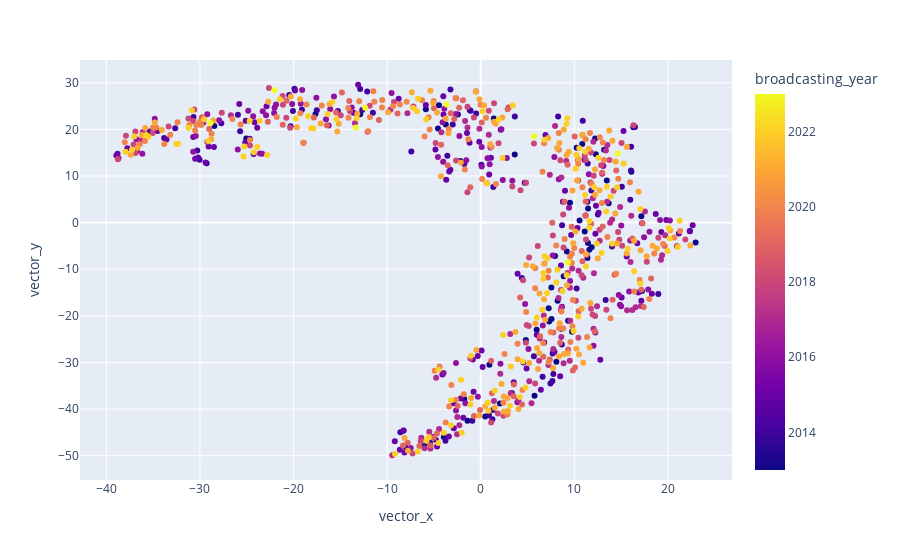

Notebook cell for this chart:
### Code cell
fig = px.scatter(stories_df_merged, x='vector_x', y='vector_y', color='broadcasting_year', hover_data=["index", "title"])
fig.show()

### Figure 1 — Plotly figure (JSON) as saved in the notebook; plotly's stock layout.template omitted (floating-point values rounded to 4 significant figures; data arrays with more than 128 entries replaced by an {"elided": "..."} marker saying what was removed)
{"data": [{"customdata": [["0325", "「映画ドラえもん のび太の新魔界大冒険～７人の魔法使い～」"], ["0326", "「ばくはつコショウ」"], ["0326", "「何が何でもお花見を」"], ["0327", "「やりクリしてハワイ旅行」"], ["0327", "「しずかちゃんのはごろも」"], ["0328", "「ひるねは天国で」"], ["0328", "「どくさいスイッチ」"], ["0329", "「インスタントママ」"], ["0329", "「狙われたジャイアン」"], ["0330", "「脱出！ 恐怖の骨川ハウス」"], ["0330", "「さとりヘルメット」"], ["0331", "「イエコプター」"], ["0331", "「しずかちゃんの最悪な誕生日」"], ["0332", "「朱にまじわれ棒」"], ["0332", "「ジャイアンがパンダ」"], ["0333", "「おみやげフロシキ」"], ["0333", "「最強！黒おびのび太」"], ["0334", "「ジャイアンの引退コンサート」"], ["0334", "「ユメかんとくいす」"], ["0335", "「あべこべ世界ミラー」"], ["0335", "「のび太の秘密トンネル」"], ["0336", "「ひっこし地図でおひっこし」"], ["0336", "「かがみでコマーシャル」"], ["0337", "「なんでもアイス棒」"], ["0337", "「決心コンクリート」"], ["0338", "「さよならボクのそうじ機」"], ["0338", "「真夏の夜の大航海」"], ["0338", "「ダイスキンドリンク」"], ["0339", "「深海サイクリング」"], ["0339", "「のび太のドッキリビデオ」"], ["0340", "「花火を育てよう！」"], ["0340", "「分身ハンマー」"], ["0341", "「オバケと暮らした夏休み」"], ["0341", "「カチンカチンライト」"], ["0342", "「のび太の夏祭り大作戦！」"], ["0342", "「サハラ砂漠で勉強はできない」"], ["0343", "「のび太エネルギーの使い方」"], ["0343", "「はなバルーンで大空に」"], ["0344", "「真夜中の巨大ドラたぬき」"], ["0345", "「にんげん機関車」"], ["0345", "「箱庭で松たけがり」"], ["0346", "「ハロウィンって何の日？」"], ["0346", "「味見スプーン」"], ["0347", "「マジックハンドでやりたい放題」"], ["0347", "「ゴルゴンの首」"], ["0348", "「ヤキイモの気持ち」"], ["0348", "「すい星がギンギラギン」"], ["0349", "「のび太ｖｓ武蔵　巌流島ちょっと前の戦い」"], ["0350", "「ドラえもんに落書き」"], ["0350", "「燃えよ！ドラミのスケート特訓」"], ["0350", "「タイムマシンがなくなった！！」"], ["0351", "「ケガワリング」"], ["0351", "「クリスマスきらきら大作戦」"], ["0352", "「エイコーノトビラ」"], ["0352", "「おだてジョーズ」"], ["0352", "「雪山のロマンス」"], ["0353", "「よい家わるい家」"], ["0353", "「◯△□恐怖症」"], ["0354", "「地球脱出計画」"], ["0354", "「ことばきんしマーカー」"], ["0355", "「動物変身恩返しグスリ」"], ["0355", "「雪だるまが町にやってきた」"], ["0356", "「チョコのび太をめしあがれ」"], ["0356", "「青い月夜のリサイタル」"], ["0357", "「会いたいヒト回転寿司」"], ["0357", "「コピー頭脳でラクしよう」"], ["0358", "「映画ドラえもん のび太のひみつ道具博物館（ミュージアム）」"], ["0359", "「ふくびんコンビ」"], ["0359", "「歩け歩け月までも」"], ["0360", "「ウマタケ牧場」"], ["0360", "「テストに一夜漬けダル」"], ["0361", "「空き地のイルカ」"], ["0361", "「タイムピストルで“じゃま物”は消せ」"], ["0362", "「石器時代の王さまに」"], ["0362", "「鯉のぼりをつかまえろ！」"], ["0363", "「どこでもドアを作ろう！」"], ["0363", "「ツルよ、恩をかえして！」"], ["0364", "「のび太鉄道」"], ["0364", "「物体変換銃でカバンをカバに!?」"], ["0365", "「な、なんと!! のび太が１００点とった!!」"], ["0365", "「珍加羅峠の宝物」"], ["0366", "「デラックスライト」"], ["0366", "「のび太の１００点 ２５年後の大事件」"], ["0367", "「のび太のエビフライ」"], ["0367", "「たすけて！助け船」"], ["0368", "「パパもあまえんぼ」"], ["0368", "「たけしのズンドコ誕生日」"], ["0369", "「のび太イレブン」"], ["0369", "「ぶつぶつ交換機」"], ["0370", "「裏山のドラえもん城」"], ["0370", "「『真実の旗印』はつねに正しい」"], ["0371", "「さかながボートに大変身」"], ["0371", "「流行性ネコシャクシウイルス」"], ["0372", "「竜宮城の八日間」"], ["0372", "「なんでも空港」"], ["0372", "「怪談ランプ」"], ["0373", "「石ころぼうし」"], ["0373", "「のび太のおよめさん」"], ["0374", "「ミニハウスでのりきる夏」"], ["0374", "「うきうきするウキワ」"], ["0375", "「地底100マイルちょっとの大作戦」"], ["0376", "「しずかちゃんがカッパに！？」"], ["0376", "「ミチビキエンゼル」"], ["0377", "「のび太航空へようこそ」"], ["0377", "「神さまごっこ」"], ["0378", "「２２世紀のすてきなキャンプ」"], ["0378", "「ポータブル国会」"], ["0379", "「怒りのポップコーン」"], ["0379", "「タヌ機」"], ["0380", "「ハロウィーンの暴走かぼちゃ」"], ["0380", "「ホラふきご先祖」"], ["0381", "「空とぶマンガ本」"], ["0381", "「ぬれぎぬを着せよう！」"], ["0382", "「ムキムキからだねん土」"], ["0382", "「嵐でやっつけろ！」"], ["0383", "「落ち葉とジャイ子」"], ["0383", "「しずかちゃんになったのび太」"], ["0384", "「クローンリキッドごくう」"], ["0384", "「お金のいらない世界」"], ["0385", "「ドラミが生まれた日」"], ["0385", "「やりくりアリでリサイクル」"], ["0386", "「おせじ口べに」"], ["0386", "「家元かんばん」"], ["0387", "「おすそわけガム」"], ["0387", "「宇宙戦艦のび太を襲う」"], ["0387", "「思い出せ！あの日の感動」"], ["0388", "「街中ぐにゃぐにゃネンドロン」"], ["0388", "「寒い日は雪女になろう！」"], ["0389", "「秘密基地で世界を守れ！」"], ["0389", "「四次元サイクリング」"], ["0390", "「恐竜ハンター」"], ["0391", "「バレンタインにはおモチとすもうを」"], ["0391", "「しずかちゃんと はこ庭スキー場」"], ["0392", "「スネ夫より金持ちがやってきた」"], ["0392", "「ペットそっくりまんじゅう」"], ["0393", "「無敵のスーパーランドセル」"], ["0393", "「もぐれ！ハマグリパック」"], ["0394", "「映画ドラえもん 新・のび太の大魔境～ペコと５人の探検隊～」"], ["0395", "「のび太のダンボール宇宙ステーション」"], ["0396", "「横取りジャイアンをこらしめよう」"], ["0396", "「あちこちひっこそう」"], ["0397", "「あいあいパラソル」"], ["0397", "「タイムマシンで犯人を」"], ["0397", "「ムシャクシャタイマー」"], ["0398", "「ステッキで川をまっぷたつ」"], ["0398", "「しかえし伝票」"], ["0399", "「イルカにのって海の旅」"], ["0399", "「いたわりロボット」"], ["0400", "「ジャイアンが飛んできた」"], ["0400", "「わすれろ草」"], ["0401", "「ぼくらの大空中戦」"], ["0401", "「ニクメナイン」"], ["0402", "「野比家は三十階」"], ["0402", "「暴走！プレゼントの木」"], ["0402", "「水はみていた」"], ["0403", "「ラッキーやかん」"], ["0403", "「なんでもぬいぐるみに…」"], ["0403", "「大人になりたい」"], ["0404", "「七時に何かがおこる」"], ["0404", "「びっくり箱ステッキ」"], ["0404", "「ぼくよりダメなやつがきた」"], ["0405", "「おざしき水族館」"], ["0405", "「オダチンパンジー」"], ["0405", "「のび太の長い一日」"], ["0406", "「まる見え！断層ビジョン」"], ["0406", "「突げき！のび太のグルメリポート」"], ["0406", "「今年もあの日がやってきた！」"], ["0407", "「ボクを写して！めんくいカメラ」"], ["0407", "「しりとりでネッシーに」"], ["0407", "「かげがり」"], ["0408", "「海をひときれ切りとって」"], ["0408", "「あとはおまかせタッチてぶくろ」"], ["0408", "「腹ペコのび太の３日間」"], ["0409", "「のろのろ、じたばた」"], ["0409", "「スイカ割りにスイカペン」"], ["0409", "「タマシイム・マシン」"], ["0410", "「ムードもりあげ楽団」"], ["0410", "「楽々バーべキューセットはラクじゃない」"], ["0410", "「南海の大冒険～キャプテン・シルバーの財宝～」"], ["0411", "「のび太が泣けば雨がふる」"], ["0411", "「ジャングル探検にはおり紙を」"], ["0412", "「ゾクゾク！おばけ線香」"], ["0412", "「うわさ花しが咲いちゃった！」"], ["0413", "「ジャイアンの恩返し」"], ["0413", "「南の島を組み立てよう」"], ["0414", "「のび太特急と謎のトレインハンター」"], ["0415", "「夜を売ります」"], ["0415", "「うら山のウサギ怪獣（かいじゅう）」"], ["0416", "「アッパレ！ のび殿さま」"], ["0416", "「秋の虫のリサイタル」"], ["0417", "「しずめ玉でスッキリ」"], ["0417", "「のび太のお宝鑑定」"], ["0418", "「ハロウィンとのびガエル」"], ["0418", "「誕生！まんが家クリスチーネ先生」"], ["0419", "「空とぶサンマがやってきた」"], ["0419", "「昔のカキの物語」"], ["0420", "「山へ！空へ！乗りものぐつ」"], ["0420", "「ママ、小学生になる」"], ["0421", "「マツタケ食べたい！」"], ["0421", "「ボクをけって！サイオー馬」"], ["0422", "「ほんものクレヨン」"], ["0422", "「かぜぶくろといんちき薬」"], ["0423", "「のび泥棒をタイホせよ！」"], ["0423", "「あの子を笑わせろ！」"], ["0424", "「ジャイアンの歌がやめられない」"], ["0424", "「夜空に輝くピザ・ギョーザ」"], ["0425", "「脱出!!巨大クリスマスケーキ」"], ["0425", "「スケートするなら氷河期で」"], ["0426", "「初売りドライ・ライト」"], ["0426", "「百人一首にアンキパン」"], ["0426", "「オンボロ旅館をたて直せ」"], ["0426", "「雪でもポカポカ！ エアコンフォト」"], ["0427", "「ドラドラ源平合戦～しずかちゃん御前を救え！～」"], ["0428", "「そっくりペット大集合」"], ["0428", "「再会！５年ぶりののび太」"], ["0429", "「ドラドラ時空（タイム）アドベンチャー　のび太土偶の謎」"], ["0429", "「ナイヘヤドア」"], ["0430", "「ぼく、マリちゃんだよ」"], ["0430", "「ずらしんぼ」"], ["0431", "「恋する!?変身ビスケット」"], ["0431", "「することレンズ」"], ["0432", "「なんでも材質変換機」"], ["0432", "「雪だるまは忘れない」"], ["0433", "「のび太はうるさいナベ奉行」"], ["0433", "「地球下車マシン」"], ["0434", "「映画ドラえもん のび太の宇宙英雄記（スペースヒーローズ）」"], ["0435", "「空想動物サファリパークと約束の笛」"], ["0436", "「宇宙探検すごろく」"], ["0436", "「最強！オールマイティーパス」"], ["0437", "「お箸はのびるよ、どこまでも」"], ["0437", "「チリつもらせ機」"], ["0438", "「のび太のジャックと豆の木」"], ["0438", "「みせかけモテモテバッジ」"], ["0439", "「空飛ぶうす手のじゅうたん」"], ["0439", "「うわさをサキ鳥」"], ["0440", "「友だちは大きなイルカ？」"], ["0440", "「夢はしご」"], ["0441", "「トリセツ・メーカー」"], ["0441", "「ぞうきん探偵のび太」"], ["0442", "「Ｎ・Ｓワッペンで運動会」"], ["0442", "「しんじゅ製造アコヤケース」"], ["0443", "「お客の顔を組み立てよう」"], ["0443", "「ママをたずねて三千キロじょう」"], ["0444", "「エスパーぼうし」"], ["0444", "「かわいい雨傘の物語」"], ["0445", "「へやの中の大自然」"], ["0445", "「なかまいりせんこう」"], ["0446", "「大男がでたぞ」"], ["0446", "「キミのひとみは100万ボルト」"], ["0447", "「ダメダメ！キンシひょうしき」"], ["0447", "「ぼくのまもり紙」"], ["0448", "「恐竜ツアーに行こう！」"], ["0448", "「いねむりシール」"], ["0449", "「３センチのび太の大冒険」"], ["0450", "「うちのプールは太平洋」"], ["0450", "「おばけでリサイクル」"], ["0451", "「身代わりテレビで南の島へ」"], ["0451", "「風をあやつれ！バショー扇」"], ["0452", "「ダジャレでやっつけろ！」"], ["0452", "「裏山ウォータースライダー」"], ["0453", "「水たまりの怪魚」"], ["0453", "「宇宙人の館」"], ["0454", "「いたずらオモチャ化機」"], ["0454", "「シールでキャラ変身」"], ["0455", "「天才のび太の飛行船ゆうえんち」"], ["0456", "「とびだす伝記電気」"], ["0456", "「ほしい人探知機」"], ["0457", "「ゾウの鼻になったしずかちゃん」"], ["0457", "「へやこうかんスイッチ」"], ["0458", "「ざくざく！地中でくだもの狩り」"], ["0458", "「バリヤーポイント」"], ["0459", "「ペラペラジャイアン飛んでった！」"], ["0459", "「みえないボディガード」"], ["0460", "「パンドラのおばけ」"], ["0460", "「あらかじめアンテナ」"], ["0461", "「くせなおしガス」"], ["0461", "「熱血！ドッジボール」"], ["0462", "「ふろしきタクシー」"], ["0462", "「いつでもどこでもスケッチセット」"], ["0463", "「ロケットそうじゅうくんれん機」"], ["0463", "「ジャイアンへのホットなレター」"], ["0464", "「スーパーヒーローふろしき」"], ["0464", "「カッコータマゴ」"], ["0465", "「南極ペンギンを救え！」"], ["0465", "「日づけ変更カレンダー」"], ["0466", "「クリスマスに雪を」"], ["0466", "「チュー難の相に気をつけろ!」"], ["0467", "「戦国のび兵衛がんばれ」"], ["0467", "「ドラえもん＆パーマン危機一髪!?」"], ["0467", "「星野スミレのひみつの恋」"], ["0468", "「地球エレベーター」"], ["0468", "「かたっぽ探知リード」"], ["0469", "「ピーヒョロ ロープ」"], ["0469", "「兄弟シール」"], ["0470", "「ターザンパンツ」"], ["0470", "「追跡！トレーサーバッジ」"], ["0471", "「一寸のび太の鬼たいじ」"], ["0471", "「お医者さんカバン」"], ["0472", "「ココロチョコ」"], ["0472", "「独立！のび太国」"], ["0473", "「スリルブーメラン」"], ["0473", "「大予言・地球の滅びる日」"], ["0474", "「雪と恐竜」"], ["0474", "「拝啓、虹谷ユメ子さん」"], ["0475", "「映画ドラえもん 新・のび太の日本誕生」"], ["0476", "「迷子のパオパオ」"], ["0477", "「ドラドラポンポコ大捜査」"], ["0477", "「動物型にげだし錠」"], ["0477", "「食べて歌ってバイオ花見」"], ["0478", "「ようこそ！ハリボテの城へ」"], ["0478", "「おばけ口目の怪事件」"], ["0479", "「見えなくなる目ぐすり」"], ["0479", "「目は口ほどに物を食べ」"], ["0480", "「火星ピクニック」"], ["0480", "「テレパしい」"], ["0481", "「ママをつかまえろ！」"], ["0481", "「四次元くずかご」"], ["0482", "「自信ヘルメット」"], ["0482", "「ガッコー仮面は誰でしょう？」"], ["0483", "「のび太とアリの女王」"], ["0484", "「わすれとんかち」"], ["0484", "「アヤカリンで幸運を」"], ["0485", "「ウラオモテックス」"], ["0485", "「スランプ！ジャイアン愛の新曲」"], ["0486", "「暴走ランナーパパ」"], ["0486", "「カルガモエッグ」"], ["0487", "「百年後のフロク」"], ["0487", "「トゲトローズはご機嫌ななめ」"], ["0488", "「名作劇場カメラ」"], ["0488", "「三年寝太郎まくら」"], ["0489", "「ルームスイマー」"], ["0489", "「深夜の町は海の底」"], ["0490", "「ぼくミニドラえもん」"], ["0490", "「ぞうとおじさん」"], ["0491", "「天井うらの宇宙戦争」"], ["0492", "「がんばれ！おばけハウス」"], ["0492", "「ロビンソンクルーソーセット」"], ["0493", "「おかし牧場」"], ["0493", "「森は生きている」"], ["0494", "「謎のピラミッド！？エジプト大冒険」"], ["0495", "「スケジュールどけい」"], ["0495", "「ニンニン修行セット」"], ["0496", "「ネコののび太いりませんか」"], ["0496", "「賞品かせぎカウボット」"], ["0497", "「バイバイン」"], ["0497", "「むりやりアスレチックスクール」"], ["0498", "「すてきなミイちゃん」"], ["0498", "「魔女っ子しずちゃん」"], ["0499", "「はだかの王様！？ウルトラよろい」"], ["0499", "「赤いくつの女の子」"], ["0500", "「クモノイトン」"], ["0500", "「プロポーズ作戦」"], ["0501", "「葉っぱ探偵のび太」"], ["0501", "「二十一世紀のおとのさま」"], ["0502", "「ハツメイカーで大発明」"], ["0502", "「大砲でないしょのはなし」"], ["0503", "「かがみのない世界」"], ["0503", "「ピンキリ！お宝未来鑑定」"], ["0504", "「クリスマスはおかしの家で」"], ["0504", "「やりすぎ！のぞみ実現機」"], ["0505", "「十二支変身サイコロ」"], ["0505", "「ゆめのチャンネル」"], ["0505", "「台風のフー子」（2007年放送）"], ["0506", "「神さまロボットに愛の手を！」"], ["0506", "「円ピツで大金持ち」"], ["0506", "「のび左エ門の秘宝」（2009年放送）"], ["0507", "「ガンファイターのび太」"], ["0508", "「なんでもバイキング」"], ["0508", "「ジャックとベティとジャニー」"], ["0509", "「架空人物たまご」"], ["0509", "「ドラドラスパイ大作戦」"], ["0510", "「ロボ子が愛してる」"], ["0510", "「大ピンチ！スネ夫の答案」"], ["0511", "「こびとロボット」"], ["0511", "「宇宙たんけん！？ウラヤマ星」"], ["0512", "「ジャイアンVSメカジャイアン」"], ["0512", "「きつねにつままれた話」"], ["0513", "「めいわくガリバー」"], ["0513", "「のび太のなが～い家出」"], ["0514", "「映画ドラえもん のび太の南極カチコチ大冒険」"], ["0515", "「ほどほど宝島」"], ["0516", "「リモコンねこでとり返せ！」"], ["0516", "「フクロマンスーツ」"], ["0516", "「ツチノコみつけた！」"], ["0517", "「動物変身ビスケット」"], ["0517", "「進化退化光線銃」"], ["0518", "「ぶんぶくドラ釜」"], ["0518", "「一生に一度は百点を…」"], ["0519", "「うら山危険生物パーク」"], ["0519", "「はいどうたづな」"], ["0520", "「ママをとりかえっこ」"], ["0520", "「ざぶとんにもたましいがある」"], ["0521", "「のび太は世界にただ一匹」"], ["0521", "「地平線テープ」"], ["0522", "「ニニンジャ！からくり忍者屋敷」"], ["0522", "「友だちの輪」"], ["0523", "「夏だ！山だ！野比家のキャンプ」"], ["0523", "「インスタントロボット」"], ["0524", "「ハー灯に火をともせ」"], ["0524", "「雨男はつらいよ」"], ["0525", "「ジャイアンの子守歌」"], ["0525", "「おれさまをグレードアップ」"], ["0526", "「テレビ局をはじめたよ」"], ["0526", "「人の身になるタチバガン」"], ["0527", "「録験機でたのしもう」"], ["0527", "「アセッカキン」"], ["0528", "「天の川で星釣りを」"], ["0528", "「ねがい星」"], ["0529", "「きもだめしめがね」"], ["0529", "「いきものおりがみ」"], ["0530", "「絶景！箱庭ソーメン流し」"], ["0530", "「半分の半分のまた半分…」"], ["0531", "「友情カプセル」"], ["0531", "「ジャイ子の恋人=のび太」"], ["0532", "「額縁をくぐって海へ」"], ["0532", "「チューケンパー」"], ["0533", "「うそつきかがみ」"], ["0533", "「十円なんでもストア」"], ["0534", "「仙人らくらくコース」"], ["0534", "「悪運ダイヤ」"], ["0535", "「クジラとまぼろしのパイプ島」"], ["0536", "「ドラえもんの歌」"], ["0536", "「相関図メーカー」"], ["0537", "「時を走れ！タイム借り物競走」"], ["0537", "「時限バカ弾」"], ["0538", "「魔法使いのび太」"], ["0538", "「野比家、夢の温泉旅行」"], ["0539", "「合体ノリ」"], ["0539", "「行け！ノビタマン」"], ["0540", "「いろいろソーダセット」"], ["0540", "「マジックボックス」"], ["0541", "「あい棒」"], ["0541", "「アトカラホントスピーカー」"], ["0542", "「のび太の流れ星」"], ["0542", "「オーバーオーバー」"], ["0543", "「ドラえもんストーブ」"], ["0543", "「一晩でカキの実がなった」"], ["0544", "「つづきをヨロシク」"], ["0544", "「もしもボックスで昼ふかし!？」"], ["0545", "「しあわせトランプの恐怖」"], ["0545", "「未来のクリスマスカード」"], ["0546", "「ウラシマキャンデー」"], ["0546", "「シールで逃げきれ！」"], ["0547", "「雪男のアルバイト」（2007年放送）"], ["0547", "「かまいたちのクック」"], ["0547", "「ハロー宇宙人」（2005年放送）"], ["0548", "「ランプのけむりオバケ」"], ["0548", "「ジャイアンシチュー」"], ["0549", "「ポケットの中のぴょん太」"], ["0549", "「平和アンテナ」"], ["0550", "「フェスティバルーン」"], ["0550", "「ホカホカ雪で雪合戦」"], ["0551", "「熱血応援マイク」"], ["0551", "「オモイコミン」"], ["0552", "「ドラかぐや、月に帰る！？」"], ["0552", "「おおかみ男クリーム」"], ["0553", "「映画ドラえもん のび太の宝島」"], ["0554", "「タイムふろしき」"], ["0554", "「ニセ宇宙人」"], ["0555", "「化石大発見！」"], ["0555", "「布団にのってふわふわり」"], ["0556", "「ゆめの町、ノビタランド」"], ["0556", "「ドラえもんをのぞいちゃえ！」"], ["0557", "「ダジャレーランド」"], ["0557", "「無敵！コンチュー丹」"], ["0558", "「タタミのたんぼ」"], ["0558", "「未来からの買い物」"], ["0559", "「のび太のおいしい食べ方」"], ["0559", "「お料理ワッペン」"], ["0560", "「しつけキャンディー」"], ["0560", "「人間味調味料」"], ["0561", "「トランポリンゲン」"], ["0561", "「シャボン玉宅配便」"], ["0562", "「ネアンデルタール人を救え」"], ["0562", "「のび太もたまには考える」"], ["0563", "「大スタージャイアン！？」"], ["0563", "「恐怖のディナーショー」"], ["0564", "「ガワラオニ」"], ["0564", "「チョージャワラシベ」"], ["0565", "「本人ビデオでほめられたい」"], ["0565", "「ホ、ホ、ホタル来い」"], ["0566", "「わたがし雲メーカー」"], ["0566", "「ねがい七夕ロケット」"], ["0567", "「イロガラドラえもん」"], ["0567", "「海に入らず海底を散歩する方法」"], ["0567", "「２２世紀で夏休み」"], ["0568", "「大パニック！のび太のヒマワリ日記」"], ["0568", "「けん銃王コンテスト」"], ["0569", "「ゾクゾク！？学校の七不思議」"], ["0569", "「人食いハウス」"], ["0570", "「立体パズルハンマー」"], ["0570", "「サンタイン」"], ["0571", "「恐怖のたたりチンキ」"], ["0571", "「レプリコッコ花火」"], ["0572", ["「未来の迷宮（ラビリンス） おかし城（キャッスル）」", "「謎のピラミッド！？エジプト大冒険」"]], ["0573", "「ねこっかぶり」"], ["0573", "「強～いイシ」"], ["0574", "「ドラえもんがいっぱい」"], ["0574", "「アルマジロン」"], ["0575", "「変身レプリンター」"], ["0575", "「ツバメののび太」"], ["0576", "「落とし物つりぼり」"], ["0576", "「強いペットがほしい」"], ["0577", "「へやいっぱいの大どらやき」"], ["0577", "「ドラドラスパイ大作戦」"], ["0578", "「ヴェルサイユのママ」"], ["0578", "「動物型にげだし錠」"], ["0579", "「ウルトラリング」"], ["0579", "「いろいろソーダセット」"], ["0580", "「ピクニックで先をこせ」"], ["0580", "「かがみのない世界」"], ["0581", "「多目的お守りは責任感が強い」"], ["0581", "「野比家、夢の温泉旅行」"], ["0582", "「捜査ごっこセット」"], ["0582", "「イースター島のモアイ」"], ["0583", "「タイムワープでプレゼントを」"], ["0583", "「クリスマスに雪を」"], ["0584", "「ネズミ年だよ！ドラえもん」"], ["0584", "「出てくる出てくるお年玉」"], ["0585", "「なんでもエーアイアイ」"], ["0585", "「役立つもの販売機」"], ["0586", "「そして、みんなイモになる」"], ["0586", "「ネンドロイド」"], ["0587", "「Ｙロウに気をつけろ！」"], ["0587", "「神さまロボットに愛の手を！」"], ["0588", "「アリガターヤ」"], ["0588", "「ツチノコみつけた！」"], ["0589", "「大むかし漂流記」"], ["0589", "「ロボット雪だるま」"], ["0590", "「立ちユメぼう」"], ["0590", "「エスパースネ夫」"], ["0591", "「ネコになったドラえもん」"], ["0591", "「平和アンテナ」"], ["0592", "「記念日シール」"], ["0592", "「やりすぎ！のぞみ実現機」"], ["0592", "「映画ドラえもん のび太の月面探査記」"], ["0593", "「ドラえもんが受験生！？」"], ["0593", "「拝啓、虹谷ユメ子さん」"], ["0594", "「地球製造法」"], ["0594", "「マジックチャック」"], ["0594", "「楽々バーべキューセットはラクじゃない」"], ["0595", "「アパートの木」"], ["0595", "「円ピツで大金持ち」"], ["0596", "「ハリ千本ノマス」"], ["0596", "「のび太シンデレラ」"], ["0597", "「かべ景色きりかえ機」"], ["0597", "「『時』はゴウゴウと流れる」"], ["0598", "「宝さがしはバタ足で」"], ["0598", "「三年寝太郎まくら」"], ["0599", "「プラ酢マイナ酢」"], ["0599", "「クモノイトン」"], ["0600", "「気球で世界一周！？」"], ["0600", "「大ピンチ！スネ夫の答案」"], ["0601", "「メモリーローン」"], ["0601", "「おれさまをグレードアップ」"], ["0602", "「こころにささるおもいヤリ」"], ["0602", "「スケジュールどけい」"], ["0603", "「くしゃみに気をつけろ」"], ["0603", "「友だちの輪」"], ["0604", "「キャラクターグッズを作っちゃえ！」"], ["0604", "「ジャイアンへのホットなレター」"], ["0605", "「ヨンダラ首わ」"], ["0605", "「おばけ口目の怪事件」"], ["0606", "「おそるべき正義ロープ」"], ["0606", "「むりやりアスレチックスクール」"], ["0607", "「のび太のブラックホール」"], ["0607", "「ジャイアンVSメカジャイアン」"], ["0608", "「わすれ鳥」"], ["0608", "「無敵のスーパーランドセル」"], ["0609", "「つくれーるマイレール」"], ["0609", "「悪運ダイヤ」"], ["0610", "「裏山ウォータースライダー」"], ["0610", "「あべこべ惑星」"], ["0611", "「いきものおりがみ」"], ["0611", "「ぼうけんパラシュート」"], ["0612", "「がんばれ！おばけハウス」"], ["0612", "「左、直、右、右、左…」"], ["0613", "「賞品かせぎカウボット」"], ["0613", "「ききめ一番やくよけシール」"], ["0614", "「プッシュドア」"], ["0614", "「おかし牧場」"], ["0615", "「無人島のつくり方」"], ["0615", "「時限バカ弾」"], ["0616", "「水道ジュース変換アダプター」"], ["0616", "「ぼくミニドラえもん」"], ["0617", "「手足につけるミニ頭」"], ["0617", "「ドラかぐや、月に帰る！？」"], ["0618", "「手にとり望遠鏡」"], ["0618", "「森は生きている」"], ["0619", "「ウルトラミキサー」"], ["0619", "「ムードもりあげ楽団」"], ["0619", "「のび太の恐竜」"], ["0620", "「ハッピーガチャはやめられない」"], ["0620", "「マジックボックス」"], ["0621", "「サハラ砂漠で勉強はできない」"], ["0621", "「ニニンジャ！からくり忍者屋敷」"], ["0622", "「大人をしかる腕章」"], ["0622", "「無人島へ家出」"], ["0623", "「ダルマさんころんだ帽」"], ["0623", "「なんでも届く！出前電話」"], ["0624", "「弓やで学校へ」"], ["0624", "「写真入りこみスコープ」"], ["0625", "「ジ～ンと感動する話」"], ["0625", "「あやうし！ライオン仮面」"], ["0626", "「誕生！？大統領のび太」"], ["0626", "「マッド・ウオッチ」"], ["0627", "「影ぼうしフラッシュ」"], ["0627", "「ドラキュラセット」"], ["0628", "「カワムケルン」"], ["0628", "「ユクスエカメラ」"], ["0629", "「テスト・ロボット」"], ["0629", "「野比家でおもて梨」"], ["0630", "「スパイ衛星でさぐれ」"], ["0630", "「ややこしい？うちでの小づち」"], ["0631", "「半分おでかけ雲」"], ["0631", "「最強！ロボットペーパー」"], ["0632", "「バカ売れ！？週刊のび太」"], ["0632", "「風船がとどけた手紙」"], ["0633", "「とうめい人間目ぐすり」"], ["0633", "「エレベーター・プレート」"], ["0634", "「ミラクルムービーを撮ってみた」"], ["0634", "「クリスマスはおかしの家で」"], ["0635", "「ジャイアン反省、のび太はめいわく」"], ["0635", "「ドラえもんに落書き」"], ["0636", "「超大作特撮映画『宇宙大魔神』」"], ["0636", "「のび太の結婚前夜」"], ["0637", "「バランス注射」"], ["0637", "「お金なんか大きらい！」"], ["0637", "「初日の出セット」"], ["0638", "「ぬけ穴ボールペン」"], ["0638", "「テレビとりもち」"], ["0639", "「雪でアッチッチ」"], ["0639", "「ドライブはそうじ機に乗って」"], ["0640", "「鬼は外ビーンズ」"], ["0640", "「家がロボットになった」"], ["0641", "「山おく村の怪事件」"], ["0641", "「争奪戦回避銃」"], ["0642", "「大雪山がやってきた」"], ["0642", "「チクタクボンワッペン」"], ["0643", "「オコノミボックスで冬キャンプ」"], ["0643", "「弟をつくろう」"], ["0644", "「ドラドラ兄妹げんか」"], ["0644", "「しあわせのお星さま」"], ["0645", "「精霊よびだしうでわ」"], ["0645", "「もはん手紙ペン」"], ["0646", "「似たもの！あつまれホイッスル」"], ["0646", "「ドラえもんをのぞいちゃえ！」"], ["0647", "「やどり木で楽しく家出」"], ["0647", "「のび太の流れ星」"], ["0648", "「剛田、いつ？」"], ["0648", "「ぼくを、ぼくの先生に」"], ["0649", "「サクラいっぱい大作戦」"], ["0649", "「プロフィールを盛っちゃえ！」"], ["0650", "「ジジ島の怪魚ハンター」"], ["0651", "「連想式推理虫メガネ」"], ["0651", "「ネジまいてハッスル！」"], ["0652", "「のび太はクイズ王」"], ["0652", "「人間味調味料」"], ["0653", "「ペットはこいのぼり」"], ["0653", "「チョージャワラシベ」"], ["0654", "「ハワイがやってくる」"], ["0654", "「母の日は終わらない」"], ["0655", "「この絵６０００万円」"], ["0655", "「おそだアメ」"], ["0656", "「注文の多い人形あそび」"], ["0656", "「かわいい石ころの話」"], ["0657", "「目ヂカラにご用心」"], ["0657", "「アセッカキン」"], ["0658", "「クロマキーでノビちゃんマン」"], ["0658", "「タンポポ空を行く」"], ["0659", "「集中力増強シャボンヘルメット」"], ["0659", "「ガワラオニ」"], ["0660", "「父の日にアドベン茶」"], ["0660", "「キライなテストにガ～ンバ！」"], ["0661", "「ロックロックハンマー」"], ["0661", "「よかん虫」"], ["0662", "「珍獣がショートステイ」"], ["0662", "「変幻自在！お天気ボックス」"], ["0663", "「消しゴムでノッペラボウ」"], ["0663", "「つくろう！おざしき水族館」"], ["0664", "「スグピクトグラム」"], ["0664", "「雲ソファーでスポーツをみよう！」"], ["0665", "「未来の町にただ一人」"], ["0665", "「ハチにたのめば何とかなるさ」"], ["0666", "「眠って発電！のび太電力」"], ["0666", "「きもだめしめがね」"], ["0667", "「ネコが会社をつくったよ」"], ["0667", "「立体パズルハンマー」"], ["0668", "「つめあわせオバケ」"], ["0668", "「ねがい星」"], ["0669", "「ゴロアワセトウでキャンプしよう！」"], ["0669", "「ロビンソンクルーソーセット」"], ["0670", "「のび太の恐竜」"], ["0670", "「のび太の惑星探査ミッション」"], ["0670", "「マジックの使い道」"], ["0670", "「どら焼きが消えた日」"], ["0671", "「細く長い友だち」"], ["0671", "「落としものカムバックスプレー」"], ["0672", "「月の光と虫の声」"], ["0672", "「ツモリガン」"], ["0673", "「ニクメナイン」"], ["0673", "「スネ夫は理想のお兄さん」"], ["0674", "「上げ下げくり」"], ["0674", "「貸し切りチップ」"], ["0675", "「町内突破大作戦」"], ["0675", "「コーディネートはスネカパで」"], ["0676", "「スリル満点！いれかえコースで猛レース」"], ["0676", "「おかたづけショールーム」"], ["0677", "「骨川マイスターの Do It Yourself」"], ["0677", "「主役はめこみ機」"], ["0678", "「リアル日本一周超特急すごろく」"], ["0678", "「しずかちゃんSOS」"], ["0679", "「つづきスプレー」"], ["0679", "「ボールを鍛（きた）えろ！」"], ["0680", "「無人境ドリンク」"], ["0680", "「葉っぱ探偵のび太」"], ["0681", "「のび太とのび太」"], ["0681", "「アトカラホントスピーカー」"], ["0682", "「ひろびろ日本」"], ["0682", "「オンボロ旅館をたて直せ」"], ["0683", "「ドラえもん＆パーマン危機一髪！？」"], ["0683", "「大予言・地球の滅（ほろ）びる日」"], ["0684", "「ハリーのしっぽ」"], ["0684", "「ポスターになったのび太」"], ["0685", "「ジャイアンラーメンが来る！」"], ["0685", "「ちく電スーツ」"], ["0686", "「イリュージョニストノビー～クリスマスの奇跡」"], ["0686", "「植物ペン」"], ["0687", "「煩悩を追い払え！」"], ["0687", "「さようならドラえもん」"], ["0688", "「ジャイアンが警察官！？」"], ["0688", "「スネ夫の自慢はみんなの自慢」"], ["0689", "「雲の中の散歩」"], ["0689", "「いつでも日記」"], ["0690", "「テレビとりもち」"], ["0690", "「ケロンパス」"], ["0691", "「一文字変えて遊んじゃおう」"], ["0691", "「未知とのそうぐう機」"], ["0692", "「月面クレーターを滑（すべ）っちゃえ！」"], ["0692", "「ベロ相うらない大当たり！」"], ["0693", "「らくがきを撃（う）て！」"], ["0693", "「正直太郎」"], ["0694", "「痛みはね返りミラー」"], ["0694", "「ヤキイモの気持ち」"], ["0695", "「ふみきりセット」"], ["0695", "「まんが家ジャイ子」"], ["0695", "「映画ドラえもん　のび太の新恐竜」"], ["0696", "「ドンジャラ村のホイ」"], ["0697", "「ドラミのお花見メロンパン」"], ["0697", "「ペコペコバッタ」"], ["0698", "「つかめドリーム！宝星」"], ["0699", "「うそつ機」"], ["0699", "「泣くなジャイ子よ」"], ["0700", "「からだねん土でスマートになろう」"], ["0700", "「ナゲーなげなわ」"], ["0701", "「いただき小ばん」"], ["0701", "「どくさいスイッチ」"], ["0702", "「のび太のダンボール宇宙ステーション」"], ["0703", "「台風のフー子」"], ["0703", "「なんでもアシストーン」"], ["0704", "「ドラドラ源平合戦～しずかちゃん御前を救え！～」"], ["0705", "「母の日はおおせのママに」"], ["0705", "「ノゾミルじゅう」"], ["0706", "「デビルカード」"], ["0706", "「みたままベレーで天才画家」"], ["0707", "「ママのダイヤを盗み出せ」"], ["0707", "「ポケットの中のしずかちゃん」"], ["0708", "「地図ちゅうしゃき」"], ["0708", "「おもかるとう」"], ["0709", "「うつしぼくろ」"], ["0709", "「ロボッターの反乱」"], ["0710", "「かわいいジャイアン」"], ["0710", "「シンガーソングライター」"], ["0711", "「アマガエール」"], ["0711", "「うつしっぱなしミラー」"], ["0712", "「地獄にジャイアン」"], ["0712", "「新聞社ごっこセット」"], ["0713", "「四次元ポケットにスペアがあったのだ」"], ["0713", "「どっちがウソか！アワセール」"], ["0714", "「海坊主がつれた！」"], ["0714", "「デンデンハウスは気楽だな」"], ["0715", "「ちっちゃくても出木杉」"], ["0715", "「たとえ胃の中、水の中」"], ["0716", "「ハイキングに出かけよう」"], ["0716", "「風神さわぎ」"], ["0717", "「しかしユーレイはでた！」"], ["0718", "「のび太の息子が家出した」"], ["0718", "「ゆめふうりん」"], ["0719", "「しずかちゃんをとりもどせ」"], ["0719", "「人の身になるタチバガン」"], ["0720", "「お願い！アニマループ」"], ["0720", "「ダジャレでやっつけろ！」"], ["0721", "「お宝だらけ！ こじつけ鑑定士」"], ["0721", "「とりよせバッグ」"], ["0722", "「どら焼きが消えた日」"], ["0722", "「ドラヤキ星人の逆襲！？」"], ["0722", "「さがせ！野比家のへっぽこご先祖さま」"], ["0722", "「勝利を呼ぶチアリーダー手ぶくろ」"], ["0723", "「カムカムキャットフード」"], ["0723", "「裏山のドラえもん城」"], ["0724", "「のび太漂流記」"], ["0724", "「タヌ機」"], ["0725", "「四次元たてましブロック」"], ["0725", "「あんしん！ジャイアン保険」"], ["0726", "「かくれん棒」"], ["0726", "「大富豪のび太」"], ["0727", "「オノマトペがいっぱい」"], ["0727", "「本はおいしくよもう」"], ["0728", "「まるでホンモノ！？自然観察プラモシリーズ」"], ["0728", "「のぞき穴ボード」"], ["0729", "「オールシーズンバッジ」"], ["0729", "「グンニャリジャイアン」"], ["0730", "「なんでもクレーンゲーム」"], ["0730", "「むすびの糸」"], ["0731", "「ななころびてんとう虫」"], ["0731", "「実感帽」"], ["0732", "「アニメばこ」"], ["0732", "「ジャイ子の新作まんが」"], ["0733", "「宇宙戦艦のび太を襲う」"], ["0734", "「もどれウマタケ」"], ["0734", "「まあまあ棒」"], ["0735", "「メルヘンランド入場券」"], ["0735", "「自家用衛星を打ち上げよう」"], ["0736", "「リフトストック」"], ["0736", "「バトンタッチでおまかせ！自動返送荷札」"], ["0737", "「うちでのデパート」"], ["0737", "「なんでもバイキング」"], ["0738", "「ろくろでハッピークリスマス」"], ["0738", "「空とぶドラミ！？ミニ熱気球」"], ["0739", "「今年の失敗今年のうちに」"], ["0739", "「天の川鉄道の夜」"], ["0740", "「宝さがしペーパー」"], ["0740", "「カッカホカホカ」"], ["0741", "「巨大ロボットで雪あそび！？」"], ["0741", "「夜空に輝くピザ・ギョーザ」"], ["0742", "「ありがたみわかり機」"], ["0742", "「のび泥棒をタイホせよ！」"], ["0743", "「鬼のパンツはいいパンツ？」"], ["0743", "「雪だるまが町にやってきた」"]], "hovertemplate": "vector_x=%{x}<br>vector_y=%{y}<br>index=%{customdata[0]}<br>title=%{customdata[1]}<br>broadcasting_year=%{marker.color}<extra></extra>", "legendgroup": "", "marker": {"color": {"elided": "839 int values"}, "coloraxis": "coloraxis", "symbol": "circle"}, "mode": "markers", "name": "", "orientation": "v", "showlegend": false, "type": "scatter", "x": {"elided": "839 float values"}, "xaxis": "x", "y": {"elided": "839 float values"}, "yaxis": "y"}], "layout": {"coloraxis": {"colorbar": {"title": {"text": "broadcasting_year"}}, "colorscale": [[0, "#0d0887"], [0.1111, "#46039f"], [0.2222, "#7201a8"], [0.3333, "#9c179e"], [0.4444, "#bd3786"], [0.5556, "#d8576b"], [0.6667, "#ed7953"], [0.7778, "#fb9f3a"], [0.8889, "#fdca26"], [1, "#f0f921"]]}, "legend": {"tracegroupgap": 0}, "margin": {"t": 60}, "xaxis": {"anchor": "y", "domain": [0, 1], "title": {"text": "vector_x"}}, "yaxis": {"anchor": "x", "domain": [0, 1], "title": {"text": "vector_y"}}}}
